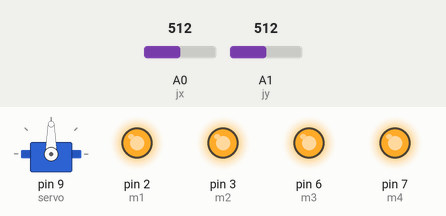
A sketch run on a simulated Arduino Uno, built with avr-gcc and run on an emulated ATmega328P. Parts: servo, output pins drawn as LEDs (lit = HIGH). The test bench sets the inputs (shaded band); at power-on: A0 (jx) = 512, A1 (jy) = 512.

Above: at 1.2 s.
1.3 s: A0 (jx) set to 936
2.8 s: A0 (jx) set to 963
At 3.5 s:
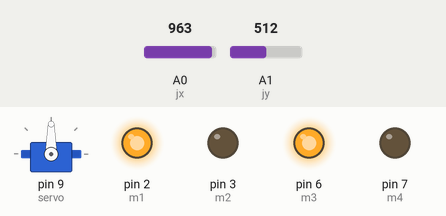
4.3 s: A0 (jx) set to 0
At 4.6 s:
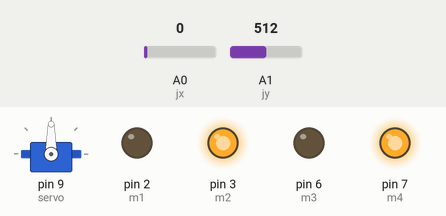
5.8 s: A0 (jx) set to 8
7.3 s: A0 (jx) set to 11
At 8.1 s:
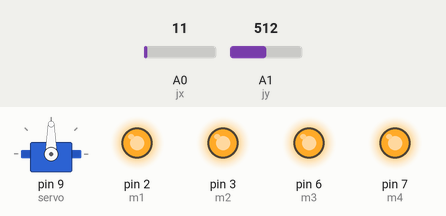
8.8 s: A0 (jx) set to 980
At 9.2 s:
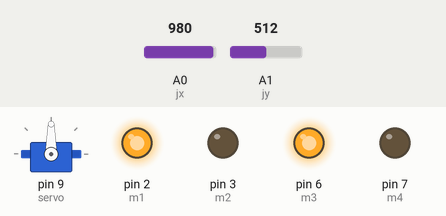
Timing chart, 0 to 11.3 s (numbered marks = the images above; inputs shaded):
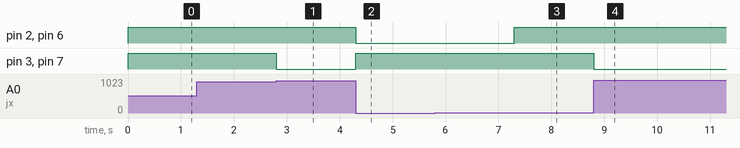

The sketch:

Servo_joystich_car.ino
```cpp
#include<Servo.h>
Servo servo;
int m1=2;
int m2=3;
int m3=6;
int m4=7;
int jx=A0;
int jy=A1;
int angle;
void setup()
{
Serial.begin(9600);
pinMode(jx,INPUT);
pinMode(jy,INPUT);
servo.attach(9);
pinMode(m1,OUTPUT);
pinMode(m2,OUTPUT);
pinMode(m3,OUTPUT);
pinMode(m4,OUTPUT);
}
void loop()
{
int x=analogRead(jx);
int y=analogRead(jy);
if(x>950&&x<1050&&y>490&&y<577)
{
servo.write(90);
digitalWrite(m1,HIGH);
digitalWrite(m2,LOW);
digitalWrite(m3,HIGH);
digitalWrite(m4,LOW);
}
else if(x<10&&y>500&&y<560)
{
servo.write(90);
digitalWrite(m1,LOW);
digitalWrite(m2,HIGH);
digitalWrite(m3,LOW);
digitalWrite(m4,HIGH);
}
else if(x>450&&x<550&&y>970&&y<1050)
{
servo.write(60);
digitalWrite(m1,HIGH);
digitalWrite(m2,LOW);
digitalWrite(m3,HIGH);
digitalWrite(m4,LOW);
}
else if(x>470&&x<550&&y<10)
{
servo.write(120);
digitalWrite(m1,HIGH);
digitalWrite(m2,LOW);
digitalWrite(m3,HIGH);
digitalWrite(m4,LOW);
}
else
{
servo.write(90);
digitalWrite(m1,HIGH);
digitalWrite(m2,HIGH);
digitalWrite(m3,HIGH);
digitalWrite(m4,HIGH);
}
}
```

Measured:
- the behaviour switches between 950 and 951 on A0 (jx) (found by bisection; images 0 and 1)
- the behaviour switches between 9 and 10 on A0 (jx) (found by bisection; images 2 and 3)
- after the input at 1.3 s, every drawn part: stays the same
- after the input at 2.8 s, pin 3 (m2), pin 7 (m4): HIGH → LOW at once
- after the input at 4.3 s, pin 2 (m1), pin 6 (m3): HIGH → LOW at once; pin 3 (m2), pin 7 (m4): LOW → HIGH at once
- after the input at 5.8 s, every drawn part: stays the same
- after the input at 7.3 s, pin 2 (m1), pin 6 (m3): LOW → HIGH at once
- after the input at 8.8 s, pin 3 (m2), pin 7 (m4): HIGH → LOW at once
